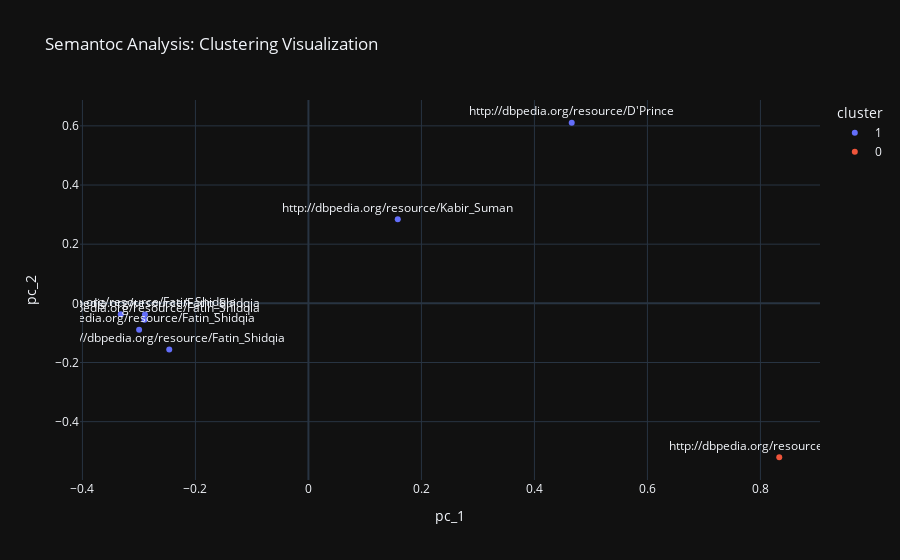

Notebook source saved alongside this figure:
### Code cell
utils.plot_clusters(utils.cluster_embeddings_KMeans(results))

### Figure 1 — Plotly figure (JSON) as saved in the notebook; plotly's stock layout.template omitted (floating-point values rounded to 4 significant figures; data arrays with more than 128 entries replaced by an {"elided": "..."} marker saying what was removed)
{"data": [{"customdata": [["http://dbpedia.org/resource/D'Prince", "D'Prince", "http://dbpedia.org/resource/Dorobucci", "Dorobucci", "http://dbpedia.org/resource/Nigerians", {"elided": "384 float values"}, "1"], ["http://dbpedia.org/resource/Fatin_Shidqia", "Fatin Shidqia", "http://dbpedia.org/resource/Away_(Fatin_Shidqia_song)", "Away (Fatin Shidqia song)", "http://dbpedia.org/resource/Indonesians", {"elided": "384 float values"}, "1"], ["http://dbpedia.org/resource/Kabir_Suman", "Kabir Suman", "http://dbpedia.org/resource/Tomake_Chai", "Tomake Chai", "http://dbpedia.org/resource/Indian_people", {"elided": "384 float values"}, "1"], ["http://dbpedia.org/resource/Fatin_Shidqia", "Fatin Shidqia", "http://dbpedia.org/resource/Dia_Dia_Dia", "Dia Dia Dia", "http://dbpedia.org/resource/Indonesians", {"elided": "384 float values"}, "1"], ["http://dbpedia.org/resource/Fatin_Shidqia", "Fatin Shidqia", "http://dbpedia.org/resource/Jangan_Kau_Bohong", "Jangan Kau Bohong", "http://dbpedia.org/resource/Indonesians", {"elided": "384 float values"}, "1"], ["http://dbpedia.org/resource/Fatin_Shidqia", "Fatin Shidqia", "http://dbpedia.org/resource/Cahaya_Di_Langit_Itu", "Cahaya Di Langit Itu", "http://dbpedia.org/resource/Indonesians", {"elided": "384 float values"}, "1"], ["http://dbpedia.org/resource/Fatin_Shidqia", "Fatin Shidqia", "http://dbpedia.org/resource/Aku_Memilih_Setia", "Aku Memilih Setia", "http://dbpedia.org/resource/Indonesians", {"elided": "384 float values"}, "1"]], "hovertemplate": "cluster=%{customdata[6]}<br>pc_1=%{x}<br>pc_2=%{y}<br>artist=%{customdata[0]}<br>artistName=%{customdata[1]}<br>song=%{customdata[2]}<br>songName=%{customdata[3]}<br>country=%{customdata[4]}<br>embedding=%{customdata[5]}<extra></extra>", "legendgroup": "1", "marker": {"color": "#636efa", "symbol": "circle"}, "mode": "markers+text", "name": "1", "orientation": "v", "showlegend": true, "text": ["http://dbpedia.org/resource/D'Prince", "http://dbpedia.org/resource/Fatin_Shidqia", "http://dbpedia.org/resource/Kabir_Suman", "http://dbpedia.org/resource/Fatin_Shidqia", "http://dbpedia.org/resource/Fatin_Shidqia", "http://dbpedia.org/resource/Fatin_Shidqia", "http://dbpedia.org/resource/Fatin_Shidqia"], "textposition": "top center", "type": "scatter", "x": [0.466, -0.2463, 0.1581, -0.2893, -0.2996, -0.3321, -0.2901], "xaxis": "x", "y": [0.6105, -0.1559, 0.2841, -0.03739, -0.08925, -0.03665, -0.05515], "yaxis": "y"}, {"customdata": [["http://dbpedia.org/resource/Victor_Brox", "Victor Brox", "http://dbpedia.org/resource/This_Jesus_Must_Die", "This Jesus Must Die", "http://dbpedia.org/resource/United_Kingdom", {"elided": "384 float values"}, "0"]], "hovertemplate": "cluster=%{customdata[6]}<br>pc_1=%{x}<br>pc_2=%{y}<br>artist=%{customdata[0]}<br>artistName=%{customdata[1]}<br>song=%{customdata[2]}<br>songName=%{customdata[3]}<br>country=%{customdata[4]}<br>embedding=%{customdata[5]}<extra></extra>", "legendgroup": "0", "marker": {"color": "#EF553B", "symbol": "circle"}, "mode": "markers+text", "name": "0", "orientation": "v", "showlegend": true, "text": ["http://dbpedia.org/resource/Victor_Brox"], "textposition": "top center", "type": "scatter", "x": [0.8333], "xaxis": "x", "y": [-0.5203], "yaxis": "y"}], "layout": {"legend": {"title": {"text": "cluster"}, "tracegroupgap": 0}, "title": {"text": "Semantoc Analysis: Clustering Visualization"}, "xaxis": {"anchor": "y", "domain": [0, 1], "title": {"text": "pc_1"}}, "yaxis": {"anchor": "x", "domain": [0, 1], "title": {"text": "pc_2"}}}}
